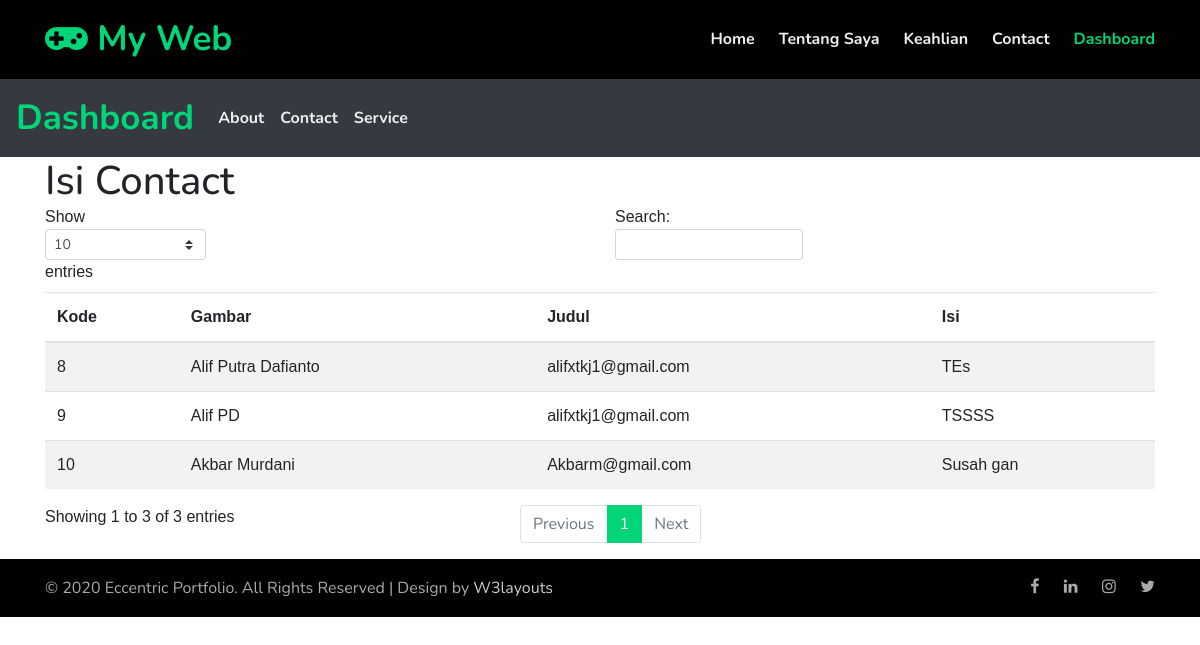
The app's page /listcontact.php with its own data.
### tables this page shows
CREATE TABLE `contact` (
  `id` int(15) NOT NULL,
  `nama` varchar(255) NOT NULL,
  `email` varchar(255) NOT NULL,
  `isi` longtext NOT NULL
);

### listcontact.php (the view, shortened to what this page needs)
<!doctype html>
<html lang="en">
<head>
  <link rel="stylesheet" href="assets/css/style-starter.css">
</head>
<body>
<header>
  <div class="w3l-header" id="home">
    <div class="container">
      <nav class="navbar navbar-expand-lg navbar-dark pl-0 pr-0">
        <a class="navbar-brand m-0" href="index.php"><span class="fa fa-gamepad"></span> My Web</a>
        <div class="collapse navbar-collapse" id="navbarNav">
          <ul class="navbar-nav ml-auto">
            <li class="nav-item mr-lg-4">
              <a class="nav-link pl-0 pr-0" href="index.php">Home <span class="sr-only">(current)</span></a>
            </li>
            <li class="nav-item mr-lg-4">
              <a class="nav-link pl-0 pr-0" href="about.php">Tentang Saya</a>
            </li>
            <li class="nav-item mr-lg-4">
              <a class="nav-link pl-0 pr-0" href="services.php">Keahlian</a>
            </li>
            <li class="nav-item mr-lg-4">
              <a class="nav-link pl-0 pr-0" href="contact.php">Contact</a>
            </li>
            <li class="nav-item active">
              <a class="nav-link pl-0 pr-0" href="dashboard.php">Dashboard</a>
            </li>
          </ul>
        </div>
      </nav>
    </div>
  </div>
</header>
<?php
        include_once "koneksi.php";
        include_once "header.php";
        ?>
        <div class="container">
            <div class="row">
                <div class="col-md-12">
                    <h1>Isi Contact</h1>
                </div>
            </div>
            <div class="row">
                <div class="col-md-12">
                    <table id="listtable" class="table table-striped">
                        <thead>
                            <tr>
                                <th>Kode</th>
                                <th>Gambar</th>
                                <th>Judul</th>
                                <th>Isi</th>
                            </tr>
                        </thead>
                        <tbody>
<?php
    $query = "SELECT * FROM contact";
    $result = mysqli_query($conn, $query);
    if (mysqli_num_rows($result) < 0) {
    echo "<tr><td colspan='4'>Data profil tidak terdapat pada database</td></tr>";
} else {
  while ($row = mysqli_fetch_array($result)) {
?>
<tr>
  <td><?php echo $row["id"] ?></td>
  <td><?php echo $row["nama"] ?></td>
  <td><?php echo $row["email"] ?></td>
  <td><?php echo $row["isi"] ?></td>
  </tr>
<?php
        }
      }
?>
          </tbody>
        </table>
        </div>
      </div>
    </div>
<footer>
  <section class="w3l-footers-1">
    <div class="footer py-3">
      <div class="container">
        <div class="footer-content">
          <div class="row">
            <div class="col-lg-8 footer-left">
              <p class="m-0">&copy; 2020 Eccentric Portfolio. All Rights Reserved | Design by <a href="https://w3layouts.com">W3layouts</a></p>
            </div>
            <div class="col-lg-4 footer-right text-lg-right text-center mt-lg-0 mt-3">
              <ul class="social m-0 p-0">
                <li><a href="#facebook"><span class="fa fa-facebook"></span></a></li>
                <li><a href="https://www.linkedin.com/in/alif-putra-dafianto-3440911aa/"><span class="fa fa-linkedin"></span></a></li>
                <li><a href="https://www.instagram.com/apd4499/"><span class="fa fa-instagram"></span></a></li>
                <li><a href="#twitter"><span class="fa fa-twitter"></span></a></li>
              </ul>
            </div>
          </div>
        </div>
      </div>
    </div>
  </section>
</footer>
</html>

### header.php (shortened to what this page needs)
<nav class="navbar navbar-expand-sm bg-dark navbar-dark">
  <a class="navbar-brand" href="#">Dashboard</a>
  <div class="collapse navbar-collapse" id="collapsibleNavbar">
    <ul class="navbar-nav">
      <li class="nav-item">
        <a class="nav-link" href="dashboard.php">About</a>
      </li>
      <li class="nav-item">
        <a class="nav-link" href="listcontact.php">Contact</a>
      </li>
      <li class="nav-item">
        <a class="nav-link" href="listsv.php">Service</a>
      </li>
    </ul>
  </div>
</nav>

### records on screen
contact: id "8", nama "Alif Putra Dafianto", email "alifxtkj1@gmail.com", isi "TEs"
contact: id "9", nama "Alif PD", email "alifxtkj1@gmail.com", isi "TSSSS"
contact: id "10", nama "Akbar Murdani", email "Akbarm@gmail.com", isi "Susah gan"
